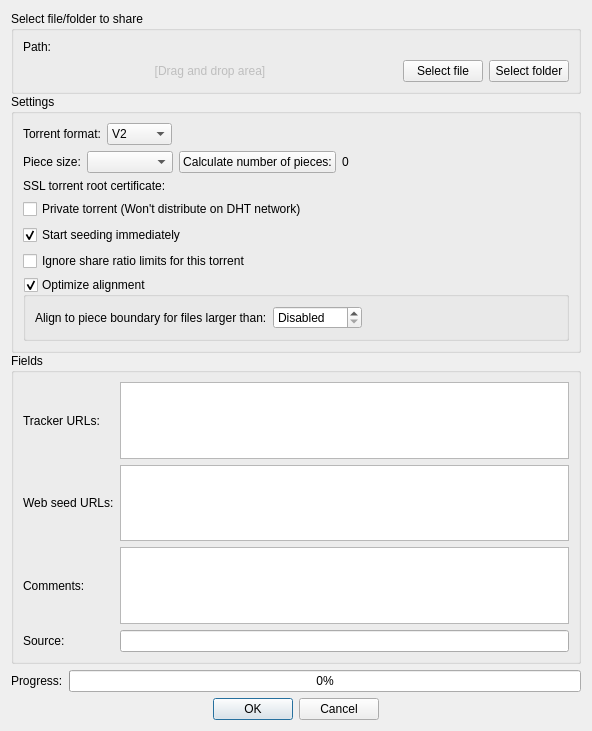
<?xml version="1.0" encoding="UTF-8"?>
<ui version="4.0">
 <class>TorrentCreatorDialog</class>
 <widget class="QDialog" name="TorrentCreatorDialog">
  <property name="geometry">
   <rect>
    <x>0</x>
    <y>0</y>
    <width>592</width>
    <height>731</height>
   </rect>
  </property>
  <property name="acceptDrops">
   <bool>true</bool>
  </property>
  <property name="windowTitle">
   <string>Torrent Creator</string>
  </property>
  <layout class="QVBoxLayout" name="verticalLayout">
   <item>
    <widget class="QScrollArea" name="scrollArea">
     <property name="frameShape">
      <enum>QFrame::NoFrame</enum>
     </property>
     <property name="widgetResizable">
      <bool>true</bool>
     </property>
     <widget class="QWidget" name="scrollAreaWidgetContents">
      <property name="geometry">
       <rect>
        <x>0</x>
        <y>0</y>
        <width>560</width>
        <height>668</height>
       </rect>
      </property>
      <layout class="QVBoxLayout" name="verticalLayout_5">
       <property name="spacing">
        <number>0</number>
       </property>
       <property name="leftMargin">
        <number>0</number>
       </property>
       <property name="topMargin">
        <number>0</number>
       </property>
       <property name="rightMargin">
        <number>0</number>
       </property>
       <property name="bottomMargin">
        <number>0</number>
       </property>
       <item>
        <widget class="QGroupBox" name="groupBox">
         <property name="title">
          <string>Select file/folder to share</string>
         </property>
         <layout class="QVBoxLayout" name="verticalLayout_3">
          <item>
           <layout class="QHBoxLayout" name="horizontalLayout">
            <item>
             <widget class="QLabel" name="label">
              <property name="text">
               <string>Path:</string>
              </property>
             </widget>
            </item>
            <item>
             <widget class="FileSystemPathLineEdit" name="textInputPath" native="true">
              <property name="acceptDrops">
               <bool>false</bool>
              </property>
             </widget>
            </item>
           </layout>
          </item>
          <item>
           <layout class="QHBoxLayout" name="horizontalLayout_3">
            <item>
             <widget class="QLabel" name="label_2">
              <property name="enabled">
               <bool>false</bool>
              </property>
              <property name="sizePolicy">
               <sizepolicy hsizetype="Expanding" vsizetype="Preferred">
                <horstretch>0</horstretch>
                <verstretch>0</verstretch>
               </sizepolicy>
              </property>
              <property name="text">
               <string>[Drag and drop area]</string>
              </property>
              <property name="alignment">
               <set>Qt::AlignCenter</set>
              </property>
             </widget>
            </item>
            <item>
             <widget class="QPushButton" name="addFileButton">
              <property name="text">
               <string>Select file</string>
              </property>
             </widget>
            </item>
            <item>
             <widget class="QPushButton" name="addFolderButton">
              <property name="text">
               <string>Select folder</string>
              </property>
             </widget>
            </item>
           </layout>
          </item>
         </layout>
        </widget>
       </item>
       <item>
        <widget class="QGroupBox" name="groupBox_2">
         <property name="title">
          <string>Settings</string>
         </property>
         <layout class="QVBoxLayout" name="verticalLayout_2">
          <item>
           <widget class="QWidget" name="widgetTorrentFormat" native="true">
            <layout class="QHBoxLayout" name="layoutTorrentFormat">
             <property name="leftMargin">
              <number>0</number>
             </property>
             <property name="topMargin">
              <number>0</number>
             </property>
             <property name="rightMargin">
              <number>0</number>
             </property>
             <property name="bottomMargin">
              <number>0</number>
             </property>
             <item>
              <widget class="QLabel" name="labelTorrentFormat">
               <property name="text">
                <string>Torrent format:</string>
               </property>
              </widget>
             </item>
             <item>
              <widget class="QComboBox" name="comboTorrentFormat">
               <item>
                <property name="text">
                 <string notr="true">V2</string>
                </property>
               </item>
               <item>
                <property name="text">
                 <string>Hybrid</string>
                </property>
               </item>
               <item>
                <property name="text">
                 <string notr="true">V1</string>
                </property>
               </item>
              </widget>
             </item>
             <item>
              <spacer name="horizontalSpacer_2">
               <property name="orientation">
                <enum>Qt::Horizontal</enum>
               </property>
               <property name="sizeHint" stdset="0">
                <size>
                 <width>40</width>
                 <height>20</height>
                </size>
               </property>
              </spacer>
             </item>
            </layout>
           </widget>
          </item>
          <item>
           <layout class="QHBoxLayout" name="pieceSizeLayout">
            <item>
             <widget class="QLabel" name="txtPieceSize">
              <property name="text">
               <string>Piece size:</string>
              </property>
             </widget>
            </item>
            <item>
             <widget class="QComboBox" name="comboPieceSize">
              <property name="currentIndex">
               <number>-1</number>
              </property>
              <property name="minimumContentsLength">
               <number>7</number>
              </property>
             </widget>
            </item>
            <item>
             <widget class="QPushButton" name="buttonCalcTotalPieces">
              <property name="text">
               <string>Calculate number of pieces:</string>
              </property>
             </widget>
            </item>
            <item>
             <widget class="QLabel" name="labelTotalPieces">
              <property name="text">
               <string notr="true">0</string>
              </property>
             </widget>
            </item>
            <item>
             <spacer name="spacer1">
              <property name="orientation">
               <enum>Qt::Horizontal</enum>
              </property>
              <property name="sizeHint" stdset="0">
               <size>
                <width>40</width>
                <height>20</height>
               </size>
              </property>
             </spacer>
            </item>
           </layout>
          </item>
          <item>
           <layout class="QHBoxLayout" name="horizontalLayout_5">
            <item>
             <widget class="QLabel" name="labelSSLRootCert">
              <property name="toolTip">
               <string>Leave it empty if you are creating a regular torrent and not an SSL torrent.</string>
              </property>
              <property name="text">
               <string>SSL torrent root certificate:</string>
              </property>
             </widget>
            </item>
            <item>
             <widget class="FileSystemPathLineEdit" name="SSLRootCertPath" native="true"/>
            </item>
           </layout>
          </item>
          <item>
           <widget class="QCheckBox" name="checkPrivate">
            <property name="text">
             <string>Private torrent (Won't distribute on DHT network)</string>
            </property>
           </widget>
          </item>
          <item>
           <widget class="QCheckBox" name="checkStartSeeding">
            <property name="text">
             <string>Start seeding immediately</string>
            </property>
            <property name="checked">
             <bool>true</bool>
            </property>
           </widget>
          </item>
          <item>
           <widget class="QCheckBox" name="checkIgnoreShareLimits">
            <property name="text">
             <string>Ignore share ratio limits for this torrent</string>
            </property>
           </widget>
          </item>
          <item>
           <widget class="QGroupBox" name="checkOptimizeAlignment">
            <property name="title">
             <string>Optimize alignment</string>
            </property>
            <property name="checkable">
             <bool>true</bool>
            </property>
            <layout class="QVBoxLayout" name="verticalLayout_4">
             <item>
              <layout class="QHBoxLayout" name="horizontalLayout_4">
               <item>
                <widget class="QLabel" name="lblPaddedFileSizeLimit">
                 <property name="text">
                  <string>Align to piece boundary for files larger than:</string>
                 </property>
                </widget>
               </item>
               <item>
                <widget class="QSpinBox" name="spinPaddedFileSizeLimit">
                 <property name="specialValueText">
                  <string>Disabled</string>
                 </property>
                 <property name="suffix">
                  <string> KiB</string>
                 </property>
                 <property name="minimum">
                  <number>-1</number>
                 </property>
                 <property name="maximum">
                  <number>2147483647</number>
                 </property>
                 <property name="value">
                  <number>-1</number>
                 </property>
                </widget>
               </item>
               <item>
                <spacer name="horizontalSpacer">
                 <property name="orientation">
                  <enum>Qt::Horizontal</enum>
                 </property>
                 <property name="sizeHint" stdset="0">
                  <size>
                   <width>40</width>
                   <height>20</height>
                  </size>
                 </property>
                </spacer>
               </item>
              </layout>
             </item>
            </layout>
           </widget>
          </item>
         </layout>
        </widget>
       </item>
       <item>
        <widget class="QGroupBox" name="groupBox_3">
         <property name="title">
          <string>Fields</string>
         </property>
         <layout class="QGridLayout" name="gridLayout_2">
          <item row="0" column="1">
           <widget class="QTextEdit" name="trackersList">
            <property name="toolTip">
             <string>You can separate tracker tiers / groups with an empty line.</string>
            </property>
            <property name="acceptRichText">
             <bool>false</bool>
            </property>
           </widget>
          </item>
          <item row="1" column="0">
           <widget class="QLabel" name="urlSeeds_lbl">
            <property name="text">
             <string>Web seed URLs:</string>
            </property>
           </widget>
          </item>
          <item row="1" column="1">
           <widget class="QTextEdit" name="URLSeedsList">
            <property name="acceptRichText">
             <bool>false</bool>
            </property>
           </widget>
          </item>
          <item row="2" column="1">
           <widget class="QTextEdit" name="txtComment">
            <property name="acceptRichText">
             <bool>false</bool>
            </property>
           </widget>
          </item>
          <item row="0" column="0">
           <widget class="QLabel" name="lbl_announce_url">
            <property name="text">
             <string>Tracker URLs:</string>
            </property>
           </widget>
          </item>
          <item row="2" column="0">
           <widget class="QLabel" name="lbl_comment">
            <property name="text">
             <string>Comments:</string>
            </property>
           </widget>
          </item>
          <item row="3" column="0">
           <widget class="QLabel" name="labelSource">
            <property name="text">
             <string>Source:</string>
            </property>
           </widget>
          </item>
          <item row="3" column="1">
           <widget class="QLineEdit" name="lineEditSource"/>
          </item>
         </layout>
        </widget>
       </item>
      </layout>
     </widget>
    </widget>
   </item>
   <item>
    <layout class="QHBoxLayout" name="horizontalLayout_2">
     <item>
      <widget class="QLabel" name="progressLbl">
       <property name="text">
        <string>Progress:</string>
       </property>
      </widget>
     </item>
     <item>
      <widget class="QProgressBar" name="progressBar">
       <property name="value">
        <number>0</number>
       </property>
      </widget>
     </item>
    </layout>
   </item>
   <item>
    <widget class="QDialogButtonBox" name="buttonBox">
     <property name="standardButtons">
      <set>QDialogButtonBox::Cancel|QDialogButtonBox::Ok</set>
     </property>
     <property name="centerButtons">
      <bool>true</bool>
     </property>
    </widget>
   </item>
  </layout>
 </widget>
 <customwidgets>
  <customwidget>
   <class>FileSystemPathLineEdit</class>
   <extends>QWidget</extends>
   <header>gui/fspathedit.h</header>
   <container>1</container>
  </customwidget>
 </customwidgets>
 <tabstops>
  <tabstop>textInputPath</tabstop>
  <tabstop>addFileButton</tabstop>
  <tabstop>addFolderButton</tabstop>
  <tabstop>comboPieceSize</tabstop>
  <tabstop>checkPrivate</tabstop>
  <tabstop>checkStartSeeding</tabstop>
  <tabstop>checkIgnoreShareLimits</tabstop>
  <tabstop>checkOptimizeAlignment</tabstop>
  <tabstop>trackersList</tabstop>
  <tabstop>URLSeedsList</tabstop>
  <tabstop>txtComment</tabstop>
 </tabstops>
 <resources/>
 <connections/>
</ui>
